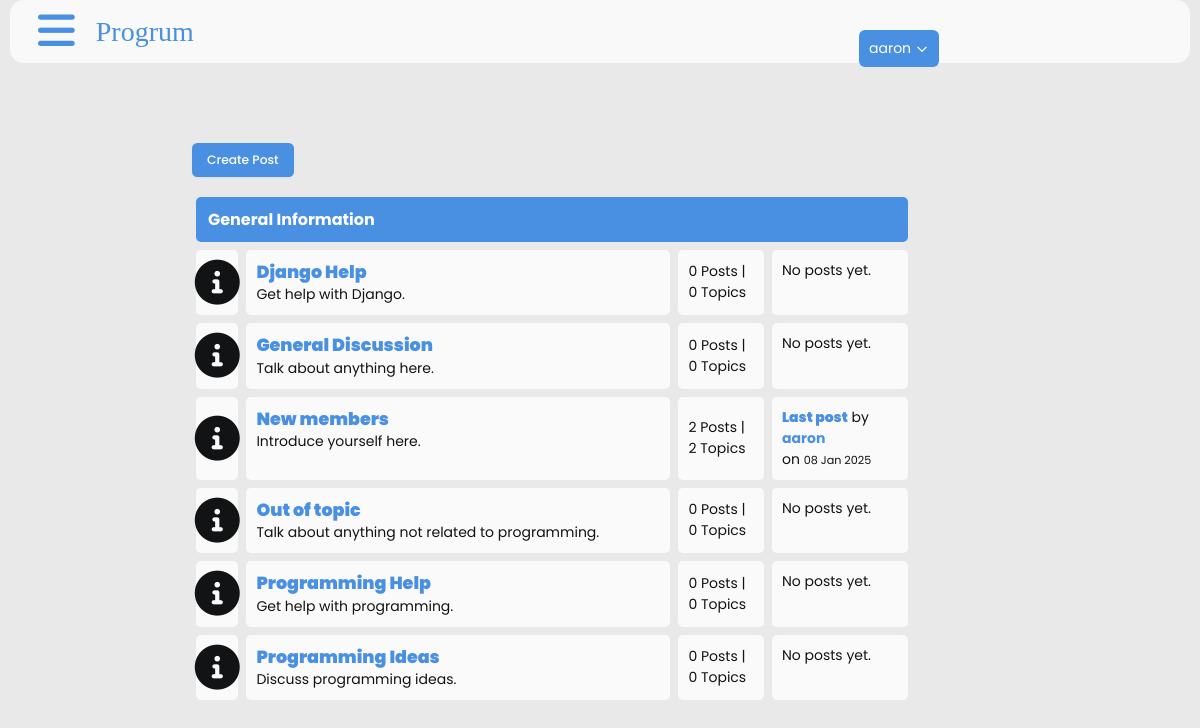
Screenshot of / (signed in) with the database file from the repository.
### forum/models.py (models this page shows, shortened)
class Forum(models.Model):
    name = models.CharField(max_length=100)
    description = models.TextField()
    slug = models.SlugField(unique=True)

### post/models.py (models this page shows, shortened)
class Post(models.Model):
    thread = models.ForeignKey(Thread, related_name='posts', on_delete=models.CASCADE)
    author = models.ForeignKey(User, on_delete=models.CASCADE)
    body = models.TextField()
    slug = models.SlugField()
    created_at = models.DateTimeField(auto_now_add=True)
    updated_at = models.DateTimeField(auto_now=True)

### forum/views.py (the view)
# urls.py: path("", views.index, name="index"),
def index(request):
    forums = Forum.objects.all().annotate(
        thread_count=Count('threads'),
        post_count=Count('threads__posts'),
        latest_post_time=Max('threads__posts__created_at')
    )
    latest_posts = {}
    for forum in forums:
        latest_post = Post.objects.filter(
            thread__forum=forum
        ).order_by('-created_at').first()
        latest_posts[forum.id] = latest_post
    return render(request, 'index.html', {'forums': forums, 'latest_posts': latest_posts})

### thread/templatetags/dict_extras.py (called while the page is built)
@register.filter
def dict_get(d, key):
    return d.get(key, None)

### forum/templates/index.html (shortened to what this page needs)
{% extends '_base.html' %}
{% block content %}
  {% load dict_extras %}
  <div class="container">
    <a href="{% url 'create_thread' %}" class="btn">Create Post</a>
    <div class="subforum">
      <div class="subforum-title">
        <h1>General Information</h1>
      </div>
      {% for forum in forums %}
        <div class="subforum-row">
          <div class="subforum-icon subforum-column center">
            <i class="fa-solid fa-info-circle"></i>
          </div>
          <div class="subforum-description subforum-column">
            <h4><a href="{% url 'forum_detail' forum.slug %}">{{ forum.name }}</a></h4>
            <p>{{ forum.description }}</p>
          </div>
          <div class="subforum-stats subforum-column center">
            <span>{{ forum.post_count }} Posts | {{ forum.thread_count }} Topics</span>
          </div>
          <div class="subforum-info subforum-column">
            {% with latest_post=latest_posts|dict_get:forum.id %}
              {% if latest_post %}
                <b><a href="{% url 'thread_page' latest_post.thread.slug %}">Last post</a></b> by <a href="#">{{ latest_post.author }}</a> <br />on
                <small>{{ latest_post.created_at|date:'d M Y' }}</small>
              {% else %}
                <p>No posts yet.</p>
              {% endif %}
            {% endwith %}
          </div>
        </div>
      {% endfor %}
    </div>
  </div>
{% endblock %}

### templates/_base.html (shortened to what this page needs)
{% load compress %}
{% load static %}
<!DOCTYPE html>
<html lang="en">
  <head>
    <link rel="stylesheet" href="https://cdnjs.cloudflare.com/ajax/libs/font-awesome/6.0.0/css/all.min.css" />
    {% compress css %}
    <link rel="stylesheet" href="{% static 'src/output.css' %}" />
    <link rel="stylesheet" href="{% static 'css/style.css' %}" />
    {% endcompress %}
  </head>
  <body class="">
    <header>
      <div class="navbar">
        <a class="bar-icon" id="iconBar" onclick="hideIconBar()"><i class="fa fa-bars"></i></a>
        <div class="brand">Progrum</div>
      </div>
      <ul class="search-box flex">
        {% if user.is_authenticated %}
          <li class="mx-2 relative">
            <button id="dropdownButton" class="flex items-center">
              {{ user.username }}
              <svg class="ml-1 w-4 h-4" fill="none" stroke="currentColor" viewBox="0 0 24 24">
                <path stroke-linecap="round" stroke-linejoin="round" stroke-width="2" d="M19 9l-7 7-7-7"></path>
              </svg>
            </button>
          </li>
        {% endif %}
      </ul>
    </header>
    <main class="container mx-auto mt-4">
      <div class="mx-4 lg:mx-32">
        {% block content %}
        {% endblock %}
      </div>
    </main>
  </body>
</html>

### static/css/style.css (style rules this page uses)
* { box-sizing: border-box; }
html { font-size: 14px; font-family: "Poppins", sans-serif; background-color: rgb(233, 233, 233); color: #111314; }
a { color: #4a90e2; font-weight: bolder; text-decoration: none; }
h1 { font-size: 16px; font-weight: bolder; color: #ffffff; margin-left: 0.5rem; }
.container { margin: 20px; padding: 20px; }
.subforum { margin-top: 20px; }
.subforum-title { background-color: #4a90e2; padding: 5px; border-radius: 5px; margin: 4px; }
.subforum-row { display: grid; grid-template-columns: 7% 60% 13% 20%; }
.subforum-column { padding: 10px; margin: 4px; border-radius: 5px; background-color: #fafafa; }
.subforum-description * { margin-block: 0; }
.center { display: flex; justify-content: center; align-items: center; }
.subforum-icon i { font-size: 45px; }
header { margin-inline: 10px; }
.navbar { display: flex; align-items: center; background-color: #f9f9f9; border-radius: 1rem; }
.bar-icon { font-size: 3rem; display: inline-block; margin-left: 2rem; color: #4a90e2; cursor: pointer; }
.brand { font-size: 2rem; display: inline-block; margin-left: 1.5rem; color: #4a90e2; font-family: aquire; }
.search-box button { padding: 8px 10px; background-color: #4a90e2; color: #fff; border: none; border-radius: 6px; font-size: 14px; cursor: pointer; transition: background-color 0.3s ease, transform 0.2s ease; white-space: nowrap; }
@media (min-width: 769px) { .search-box { position: absolute; top: 30px; left: 71%; width: 27%; margin: 0; } }

### rows the page displays
Forum: name "Django Help", description "Get help with Django.", post_count "0", thread_count "0", shows "No posts yet."
Forum: name "General Discussion", description "Talk about anything here.", post_count "0", thread_count "0", shows "No posts yet."
Forum: name "New members", description "Introduce yourself here.", post_count "2", thread_count "2"
Post: author "aaron", created_at "08 Jan 2025"
Forum: name "Out of topic", description "Talk about anything not related to programming.", post_count "0", thread_count "0", shows "No posts yet."
Forum: name "Programming Help", description "Get help with programming.", post_count "0", thread_count "0", shows "No posts yet."
Forum: name "Programming Ideas", description "Discuss programming ideas.", post_count "0", thread_count "0", shows "No posts yet."

### other values shown
{{ user.username }} "aaron"
